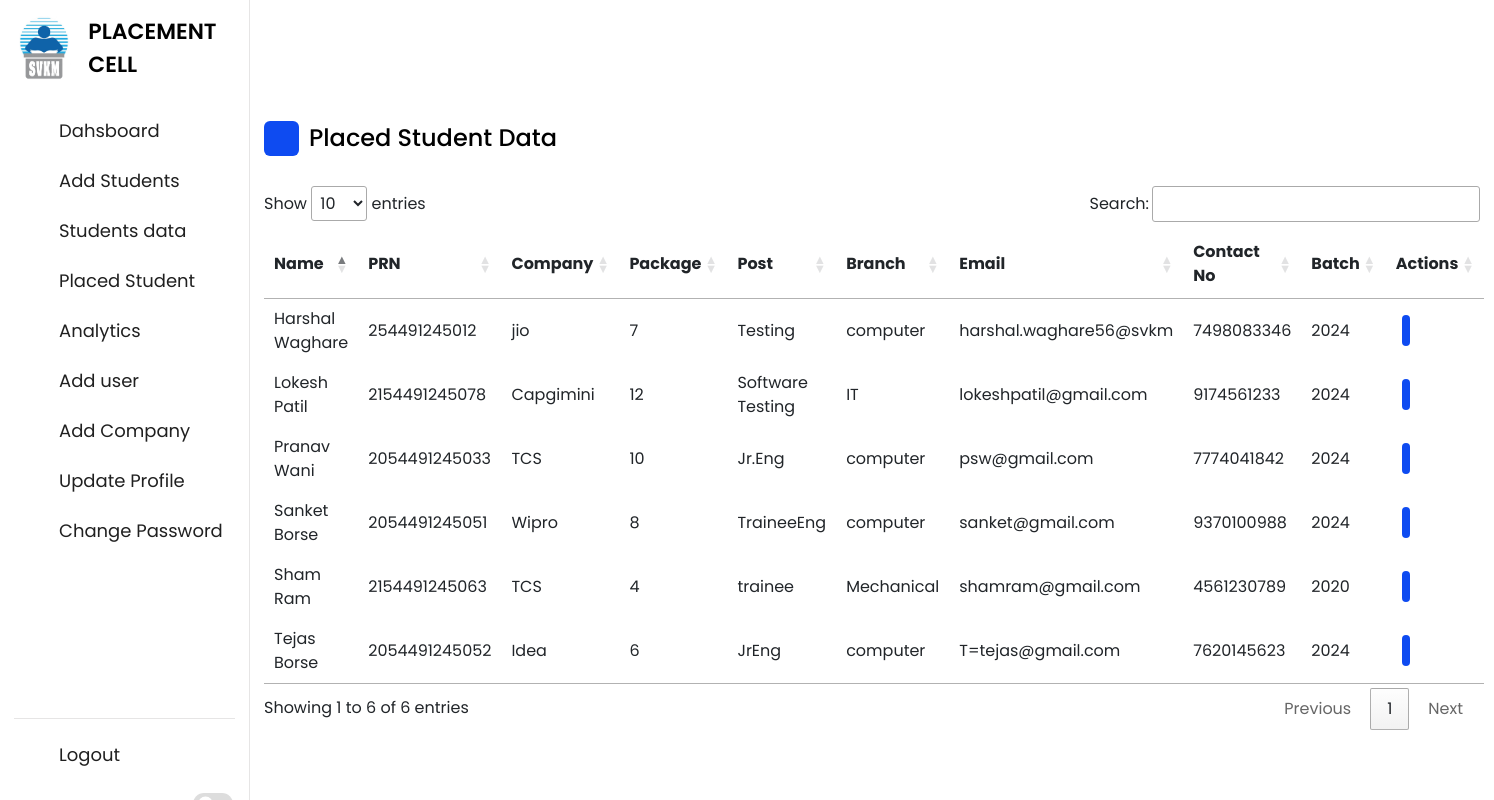
The app's page /placed_Student.php (signed in), older data.
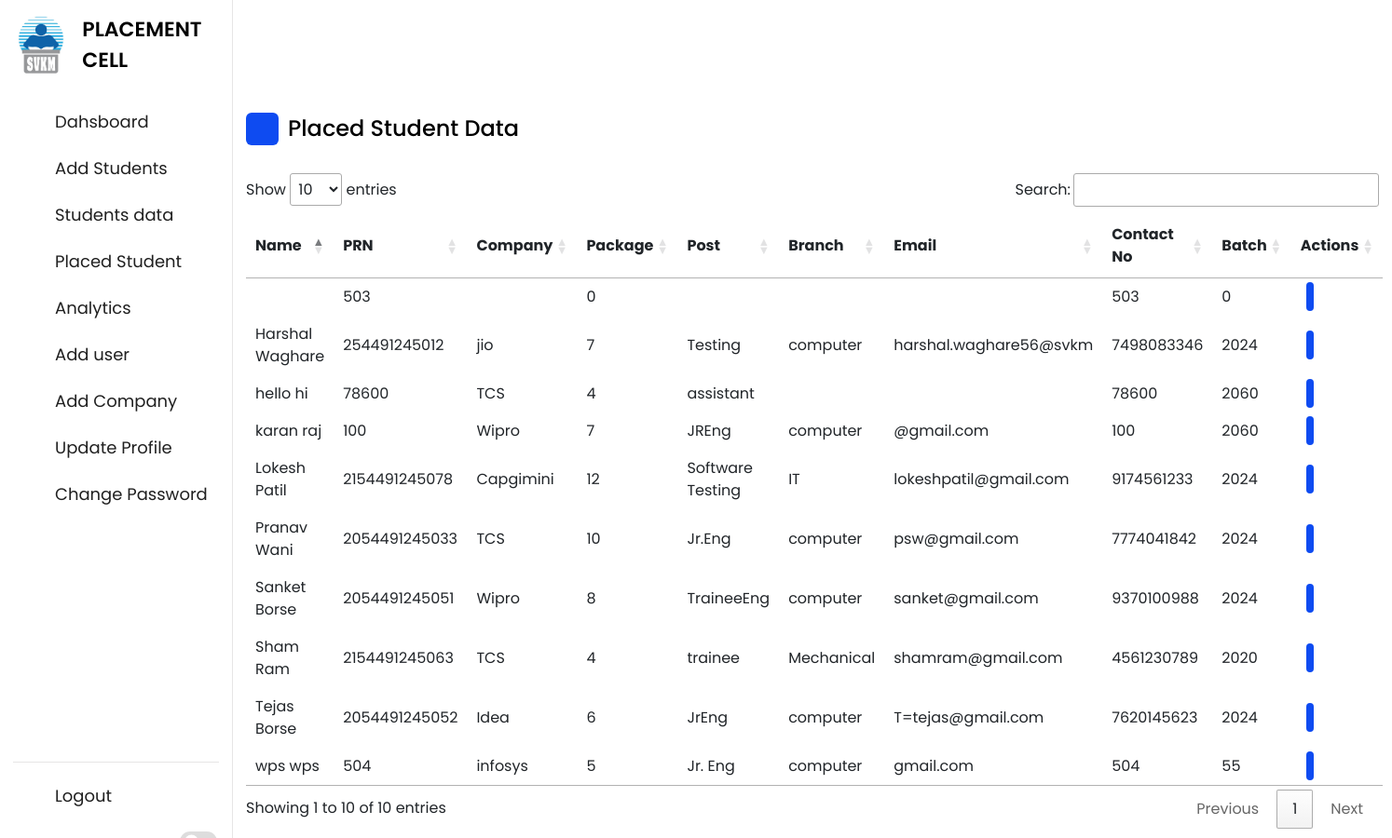
The same page, newer data.
### tables this page shows
CREATE TABLE `student` (
  `fname` varchar(10) NOT NULL,
  `lname` varchar(10) NOT NULL,
  `prn` bigint(11) NOT NULL,
  `sap` bigint(11) NOT NULL,
  `batch` int(11) NOT NULL,
  `contact` bigint(11) NOT NULL,
  `email` varchar(30) NOT NULL,
  `age` int(11) NOT NULL,
  `branch` varchar(10) NOT NULL,
  `cgpa` float NOT NULL,
  `status` int(10) NOT NULL
);

CREATE TABLE `student_placed_info` (
  `prn` bigint(20) NOT NULL,
  `company` varchar(20) NOT NULL,
  `package` int(11) NOT NULL,
  `post` varchar(20) NOT NULL
);

### placed_Student.php (the view, shortened to what the changed rows need)
<!DOCTYPE html>
<html lang="en">
<head>
          <link rel="stylesheet" type="text/css" href="css/lib.2.css">
          <link rel="stylesheet" type="text/css" href="css/light.css">
          <link rel="stylesheet" type="text/css" href="css/bootstrap5.css">
          <link rel="stylesheet" href="css/style.css">
     <link rel="stylesheet" href="https://unicons.iconscout.com/release/v4.0.0/css/line.css">
      <link rel="stylesheet" href="https://cdn.jsdelivr.net/npm/bootstrap@4.6.2/dist/css/bootstrap.min.css">
        </head>
        <body data-theme="light" data-layout="fluid">
        <?php
            include 'partials/_dbconnect.php';
            $uname = $_SESSION['username'];
            $sql = "SELECT `role` FROM `users` WHERE username= '$uname' ";
            $result = mysqli_query($conn , $sql);
            $num = mysqli_num_rows($result);
            $admin_or_faculty = $num;
            ?>
    <?php
if($admin_or_faculty>0) {
?>
        <div class="dashboard">
        <div class="top" style="background-color: transparent;">
            <i class="uil uil-bars sidebar-toggle"></i>
        </div>
        <div class='dash-content'>
        <div class='overview'>
            <div class='title'>
                <i class='uil-arrow-up-right'></i>
                <span class='text'>Placed Student Data</span>
            </div>
            <table id="myTable">
            <thead>
              <tr>
                <th>Name</th>
                <th>PRN</th>
                <th>Company</th>
                <th>Package</th>
                <th>Post</th>
                <th>Branch</th>
                <th>Email</th>
                <th>Contact No</th>
                <th>Batch</th>
                <th>Actions</th>
              </tr>
            </thead>
            <tbody>
            <?php
             include 'partials/_dbconnect.php';
            $sql = "SELECT student.fname,student.prn,student.lname,student.batch,student_placed_info.company,
            student_placed_info.package,student_placed_info.post,student.branch,student.email,student.contact,student.prn from student JOIN student_placed_info
            ON student.prn = student_placed_info.prn ORDER BY student_placed_info.package ";
            $result = mysqli_query($conn , $sql);
            $num = mysqli_num_rows($result);
                $i = 0;
            if($num>0){
                while ($i<$num) {
                $row = mysqli_fetch_assoc($result);
          echo "<tr>
                <td>".$row['fname']." ".$row['lname']."</td>
            <td>".$row['prn']."</td>
            <td>".$row['company']."</td>
            <td>".$row['package']."</td>
            <td>".$row['post']."</td>
            <td>".$row['branch']."</td>
            <td>".$row['email']."</td>
            <td>".$row['contact']."</td>
            <td>".$row['batch']."</td>
            <td>
            <span style='    background-color: var(--primary-color);
            border-radius: 6px;
            color: var(--title-icon-color);
            width: 19px;
            justify-content: center;
            align-items: center;
            text-align: center;  margin-left: 6px; padding: 4px;'> <a style='color: white;' class='edit' title='Edit' data-toggle='modal' data-target='#myEditModal".$i."'> <i class=' uil-edit-alt'> </i> </a> </span>
            </td>
          </tr>";
          echo "<div class='modal-body'>"; ?>
                </div>
<?php
                $i++;
                }
            }
}
            ?>
 <link rel="stylesheet" href="//cdn.datatables.net/1.12.1/css/jquery.dataTables.min.css">
</body>
</html>

Row changes from the older to the newer data that the page shows:
added student: prn "503", student_placed_info.package "0", contact "503", batch "0"
added student: fname "hello", lname "hi", prn "78600", student_placed_info.company "TCS", student_placed_info.package "4", student_placed_info.post "assistant", contact "78600", batch "2060"
now on this page (row unchanged): student: fname "wps", lname "wps", prn "504", student_placed_info.company "infosys", student_placed_info.package "5", student_placed_info.post "Jr. Eng", branch "computer", email "gmail.com", contact "504", batch "55"
added student: fname "karan", lname "raj", prn "100", student_placed_info.company "Wipro", student_placed_info.package "7", student_placed_info.post "JREng", branch "computer", email "@gmail.com", contact "100", batch "2060"
Text that changed along with them:
text written by a page script: "Show entries Search: Showing 1 to 6 of 6 entries Previous 1 Next" → "Show entries Search: Showing 1 to 10 of 10 entries Previous 1 Next"
